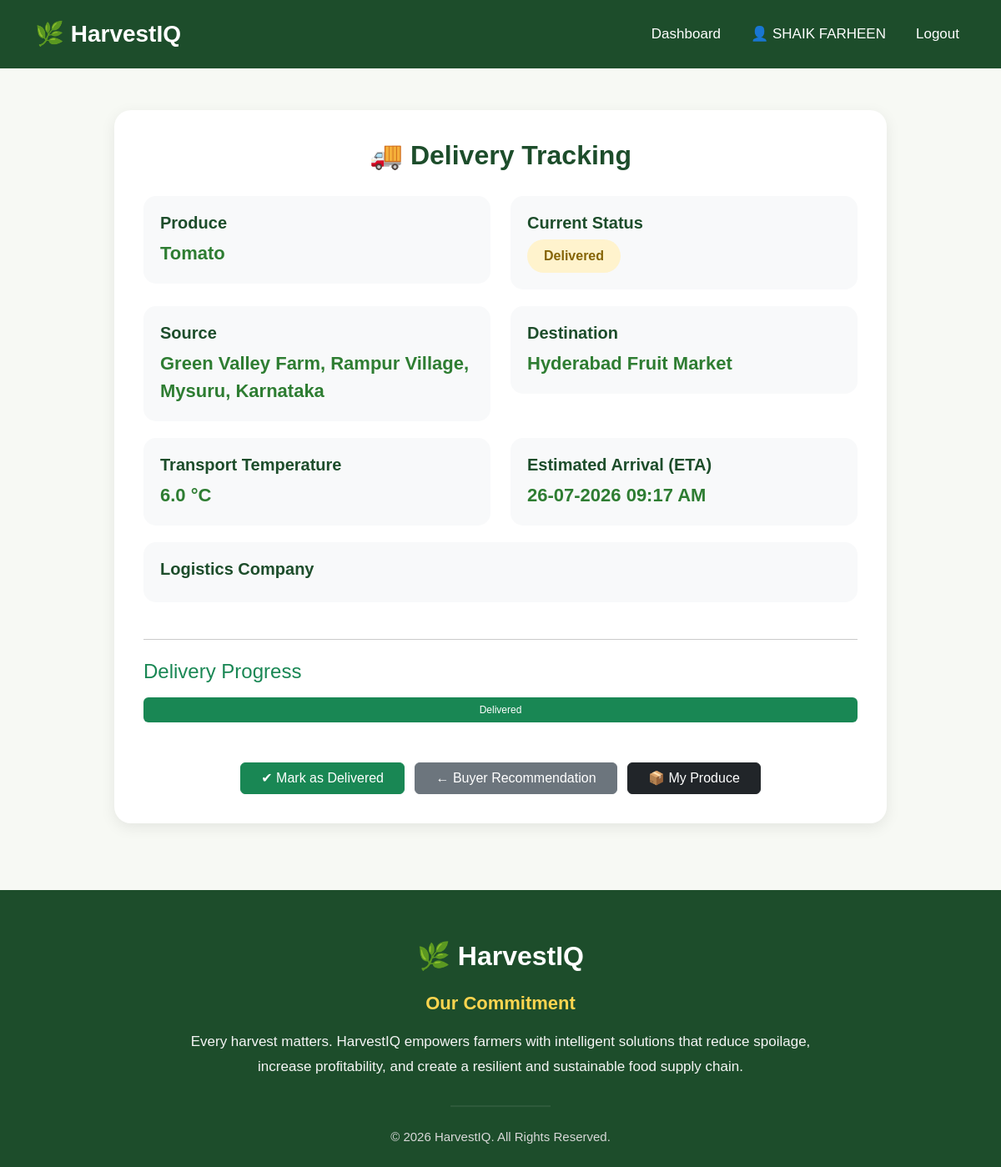
The page /delivery_tracking/1 (signed in) on the database as committed earlier.
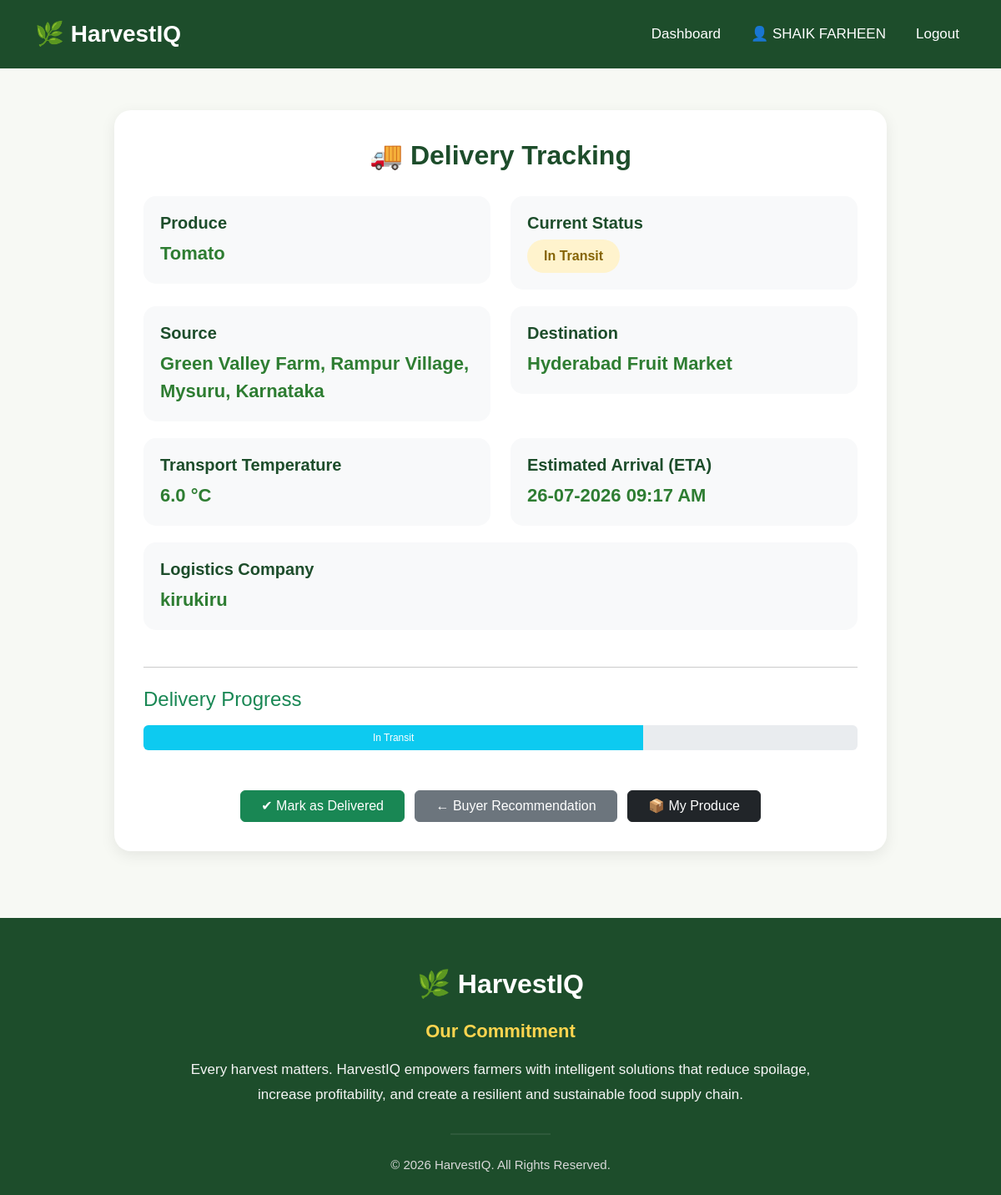
The same page on the database as committed later.
### app.py (models this page shows)
class Delivery(db.Model):
    __tablename__ = "deliveries"
    id = db.Column(db.Integer, primary_key=True)
    batch_id = db.Column(
        db.Integer,
        db.ForeignKey("produce_batches.id"),
        nullable=False
    )
    logistics_id = db.Column(
        db.Integer,
        db.ForeignKey("logistics.id"),
        nullable=False
    )
    source = db.Column(db.String(100))
    destination = db.Column(db.String(100))
    status = db.Column(db.String(30))
    eta = db.Column(db.DateTime)
    transport_temperature = db.Column(db.Float)
    batch = db.relationship(
        "ProduceBatch",
        back_populates="deliveries"
    )
    logistics = db.relationship(
        "LogisticsProvider",
        back_populates="deliveries"
    )

class LogisticsProvider(db.Model):
    __tablename__ = "logistics"
    id = db.Column(db.Integer, primary_key=True)
    user_id = db.Column(
        db.Integer,
        db.ForeignKey("users.id"),
        nullable=False,
        unique=True
    )
    company_name = db.Column(db.String(100))
    user = db.relationship(
        "User",
        back_populates="logistics"
    )
    deliveries = db.relationship(
        "Delivery",
        back_populates="logistics",
        lazy=True
    )

### app.py (the view, shortened to what this page needs)
@app.route("/delivery_tracking/<int:batch_id>")
def delivery_tracking(batch_id):
    if "user_id" not in session:
        flash("Please login first.", "warning")
        return redirect(url_for("login"))
    batch = ProduceBatch.query.get_or_404(batch_id)
    delivery = Delivery.query.filter_by(batch_id=batch.id).first()
    return render_template(
        "delivery_tracking.html",
        batch=batch,
        delivery=delivery
    )

### templates/delivery_tracking.html (shortened to what this page needs)
{% extends "base.html" %}
{% block content %}
<div class="container delivery-container">
    <div class="delivery-card">
        <h2>🚚 Delivery Tracking</h2>
        <div class="row">
            <div class="col-md-6">
                <div class="info-box">
                    <h5>Produce</h5>
                    <div class="value">
                        {{ batch.crop_name }}
                    </div>
                </div>
            </div>
            <div class="col-md-6">
                <div class="info-box">
                    <h5>Current Status</h5>
                    <div class="status">
                        {{ delivery.status }}
                    </div>
                </div>
            </div>
            <div class="col-md-6">
                <div class="info-box">
                    <h5>Source</h5>
                    <div class="value">
                        {{ delivery.source }}
                    </div>
                </div>
            </div>
            <div class="col-md-6">
                <div class="info-box">
                    <h5>Destination</h5>
                    <div class="value">
                        {{ delivery.destination }}
                    </div>
                </div>
            </div>
            <div class="col-md-6">
                <div class="info-box">
                    <h5>Transport Temperature</h5>
                    <div class="value">
                        {{ delivery.transport_temperature }} °C
                    </div>
                </div>
            </div>
            <div class="col-md-6">
                <div class="info-box">
                    <h5>Estimated Arrival (ETA)</h5>
                    <div class="value">
                        {{ delivery.eta.strftime('%d-%m-%Y %I:%M %p') }}
                    </div>
                </div>
            </div>
            <div class="col-md-12">
                <div class="info-box">
                    <h5>Logistics Company</h5>
                    <div class="value">
                        {{ delivery.logistics.company_name }}
                    </div>
                </div>
            </div>
        </div>
        <hr class="my-4">
        <h4 class="mb-3 text-success">
            Delivery Progress
        </h4>
        <div class="progress" style="height:30px;">
            {% if delivery.status == "Preparing" %}
            <div class="progress-bar bg-warning" style="width:25%;">
                Preparing
            </div>
            {% elif delivery.status == "In Transit" %}
            <div class="progress-bar bg-info" style="width:70%;">
                In Transit
            </div>
            {% elif delivery.status == "Delivered" %}
            <div class="progress-bar bg-success" style="width:100%;">
                Delivered
            </div>
            {% endif %}
        </div>
        <div class="text-center mt-5">
            <a href="{{ url_for('mark_delivered', delivery_id=delivery.id) }}" class="btn btn-success px-4">
                ✔ Mark as Delivered
            </a>
            <a href="{{ url_for('buyer_recommendation', batch_id=batch.id) }}" class="btn btn-secondary px-4 ms-2">
                ← Buyer Recommendation
            </a>
            <a href="{{ url_for('my_produce') }}" class="btn btn-dark px-4 ms-2">
                📦 My Produce
            </a>
        </div>
    </div>
</div>
{% endblock %}

Rows that differ between the two databases and show on the page:
changed Delivery "Green Valley Farm, Rampur Village, Mysuru, Karnataka": status "Delivered" → "In Transit"
now on this page (row edited): LogisticsProvider: logistics.company_name "kirukiru"
Other text that changed with them:
text no longer shown: "Delivered"
text now shown: "In Transit"
